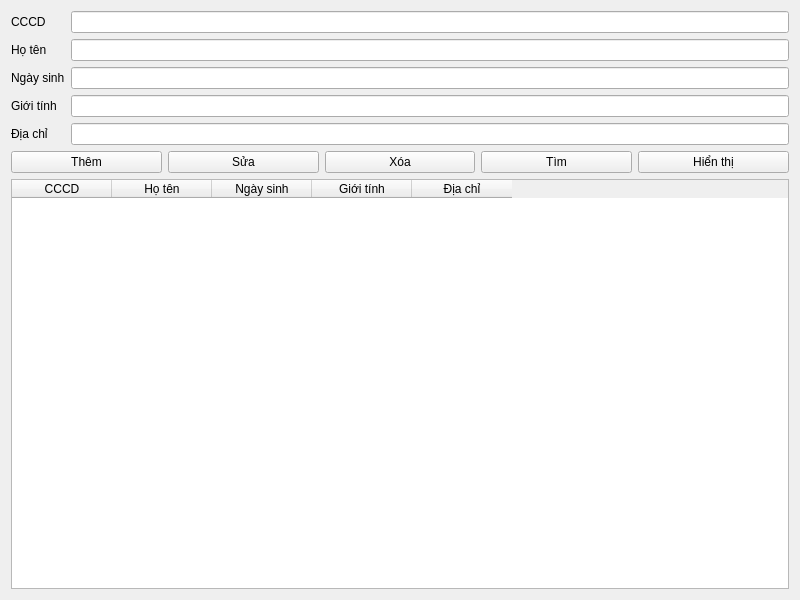
<?xml version="1.0" encoding="UTF-8"?>
<ui version="4.0">
 <class>Form</class>
 <widget class="QWidget" name="Form">
  <property name="geometry">
   <rect>
    <x>0</x>
    <y>0</y>
    <width>800</width>
    <height>600</height>
   </rect>
  </property>
  <property name="windowTitle">
   <string>Quản Lý Nhân Sự</string>
  </property>
  <layout class="QVBoxLayout" name="verticalLayout">
   <item>
    <layout class="QGridLayout" name="gridLayout">
     <item row="0" column="0"><widget class="QLabel" name="label_cccd"><property name="text"><string>CCCD</string></property></widget></item>
     <item row="0" column="1"><widget class="QLineEdit" name="txt_cccd"/></item>

     <item row="1" column="0"><widget class="QLabel" name="label_hoten"><property name="text"><string>Họ tên</string></property></widget></item>
     <item row="1" column="1"><widget class="QLineEdit" name="txt_hoten"/></item>

     <item row="2" column="0"><widget class="QLabel" name="label_ngaysinh"><property name="text"><string>Ngày sinh</string></property></widget></item>
     <item row="2" column="1"><widget class="QLineEdit" name="txt_ngaysinh"/></item>

     <item row="3" column="0"><widget class="QLabel" name="label_gioitinh"><property name="text"><string>Giới tính</string></property></widget></item>
     <item row="3" column="1"><widget class="QLineEdit" name="txt_gioitinh"/></item>

     <item row="4" column="0"><widget class="QLabel" name="label_diachi"><property name="text"><string>Địa chỉ</string></property></widget></item>
     <item row="4" column="1"><widget class="QLineEdit" name="txt_diachi"/></item>
    </layout>
   </item>

   <item>
    <layout class="QHBoxLayout" name="buttonLayout">
     <item><widget class="QPushButton" name="btn_add"><property name="text"><string>Thêm</string></property></widget></item>
     <item><widget class="QPushButton" name="btn_update"><property name="text"><string>Sửa</string></property></widget></item>
     <item><widget class="QPushButton" name="btn_delete"><property name="text"><string>Xóa</string></property></widget></item>
     <item><widget class="QPushButton" name="btn_search"><property name="text"><string>Tìm</string></property></widget></item>
     <item><widget class="QPushButton" name="btn_show"><property name="text"><string>Hiển thị</string></property></widget></item>
    </layout>
   </item>

   <item>
    <widget class="QTableWidget" name="tableWidget">
     <column>
      <property name="text"><string>CCCD</string></property>
     </column>
     <column>
      <property name="text"><string>Họ tên</string></property>
     </column>
     <column>
      <property name="text"><string>Ngày sinh</string></property>
     </column>
     <column>
      <property name="text"><string>Giới tính</string></property>
     </column>
     <column>
      <property name="text"><string>Địa chỉ</string></property>
     </column>
    </widget>
   </item>

  </layout>
 </widget>
 <resources/>
 <connections/>
</ui>
